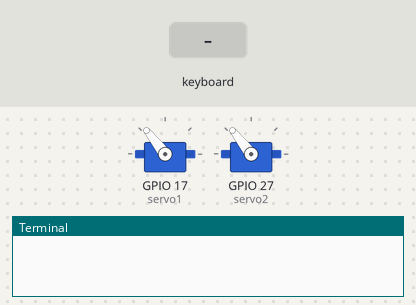
Bench run of a program on a simulated Raspberry Pi (BCM pin numbers). On the bench: 2 × servo, the last lines printed to the terminal. The test bench sets the inputs (shaded band). The interpreter's speed is modelled, so counts of loop turns are approximate; servo angles are drawn from the pulse width (0.5 ms = 0°, 2.5 ms = 180°).

Above: at 1.2 s.
1.3 s: key right typed on the keyboard
At 2.5 s:
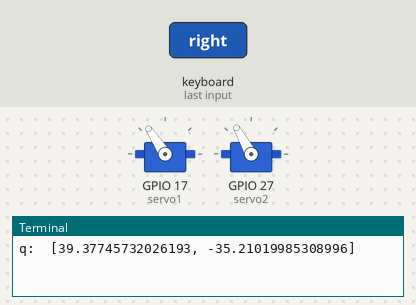
2.8 s: key right typed on the keyboard
At 3.8 s:
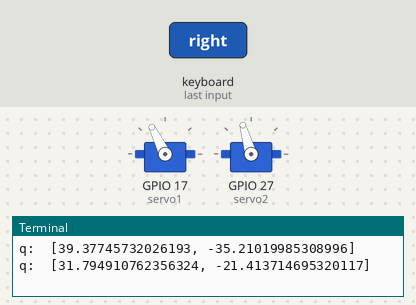
4.3 s: key up typed on the keyboard
At 5.0 s:
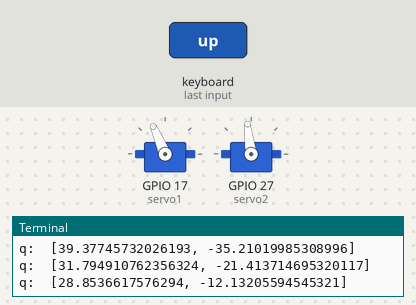
5.8 s: key down typed on the keyboard
At 6.1 s:
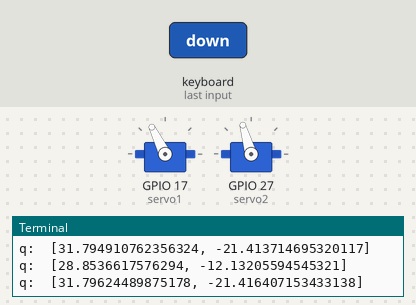
7.3 s: key left typed on the keyboard
At 8.5 s:
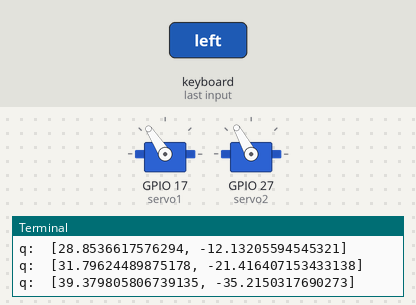
Timing chart, 0 to 9.8 s (numbered marks = the images above; inputs shaded):
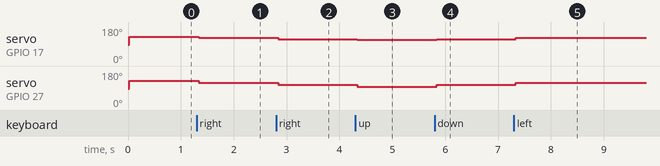

Measured:
- after the input at 1.3 s, servo on GPIO 17 (servo1): 128° → 123° at once; servo on GPIO 27 (servo2): 128° → 119° at once
- after the input at 2.8 s, servo on GPIO 17 (servo1): 123° → 116° at once; servo on GPIO 27 (servo2): 119° → 106° at once
- after the input at 4.3 s, servo on GPIO 17 (servo1): 116° → 113° at once; servo on GPIO 27 (servo2): 106° → 97° at once
- after the input at 5.8 s, servo on GPIO 17 (servo1): 113° → 116° at once; servo on GPIO 27 (servo2): 97° → 106° at once
- after the input at 7.3 s, servo on GPIO 17 (servo1): 116° → 123° at once; servo on GPIO 27 (servo2): 106° → 119° at once

The program:

twolink_robot.py
```python
import gpiozero
import numpy as np
import time
import curses

screen = curses.initscr()
curses.noecho()
curses.cbreak()
screen.keypad(True)

if __name__=="__main__":

    pinNumber1 = 17
    pinNumber2 = 27

    initialAngle = 0
    minAngle = -90
    maxAngle = 90
    min_pulse_width = 500/1e6
    max_pulse_width = 2400/1e6
    servo1 = gpiozero.AngularServo(pinNumber1,
                                  initialAngle,
                                  minAngle,
                                  maxAngle,
                                  min_pulse_width,
                                  max_pulse_width)

    servo2 = gpiozero.AngularServo(pinNumber2,
                                  initialAngle,
                                  minAngle,
                                  maxAngle,
                                  min_pulse_width,
                                  max_pulse_width)


    def get_jacobian(q):
        l1 = 1
        l2 = 1
        jac = np.array([[-l1*np.sin(q[0])-l2*np.sin(q[0]+q[1]), -l2*np.sin(q[0]+q[1])],
                        [l1*np.cos(q[0])+l2*np.cos(q[0]+q[1]), l2*np.cos(q[0]+q[1])]])

        jac = np.reshape(jac,[2,2])

        return jac

    def get_fk(q):
        l1 = 1
        l2 = 1

        x = np.array([[l1*np.cos(q[0]) + l2*np.cos(q[0]+q[1])],
                      [l1*np.sin(q[0]) + l2*np.sin(q[0]+q[1])]])

        x = np.reshape(x,[2,1])

        return x


    def do_inv_kinematics(x_goal,q_cur):

        q = np.reshape(q_cur,[2,1])
        x = get_fk(q)
        count = 0
        while np.linalg.norm(x_goal-x) >.01 and count < 1000:
            J = get_jacobian(q)
            J_inv = np.linalg.pinv(J+np.eye(2)*0.0001)
            xdot = (x_goal-x)
            qdot = np.matmul(J_inv,xdot)
            qdot
            q = q + qdot*.001
            x = get_fk(q)
            count += 1

        q = np.reshape(q,[2,1])

        return q


    def command_jangles(q):
        try:
            servo1.angle = q[0,0]*180.0/np.pi
            servo2.angle = -q[1,0]*180.0/np.pi
        except:
            print "Commanded joint angle outside of limits: ",q

    q = np.array([[np.pi/4],
                  [-np.pi/4]])
    x = get_fk(q)
    command_jangles(q)

    delta_x = .1
    while True:
        char = screen.getch()
        if char == ord('q'):
            break
        elif char == curses.KEY_RIGHT:
            x_goal = x + delta_x*np.array([[1],
                                       [0]])
        elif char == curses.KEY_LEFT:
            x_goal = x + delta_x*np.array([[-1],
                                       [0]])

        elif char == curses.KEY_UP:
            x_goal = x + delta_x*np.array([[0],
                                       [1]])

        elif char == curses.KEY_DOWN:
            x_goal = x + delta_x*np.array([[0],
                                       [-1]])
        else:
            x_goal = x


        q = do_inv_kinematics(x_goal,q)
        x = get_fk(q)

        print_q = 180.0/np.pi*q.flatten()

        print "q: ",print_q.tolist()

        command_jangles(q)

    curses.endwin()
```
